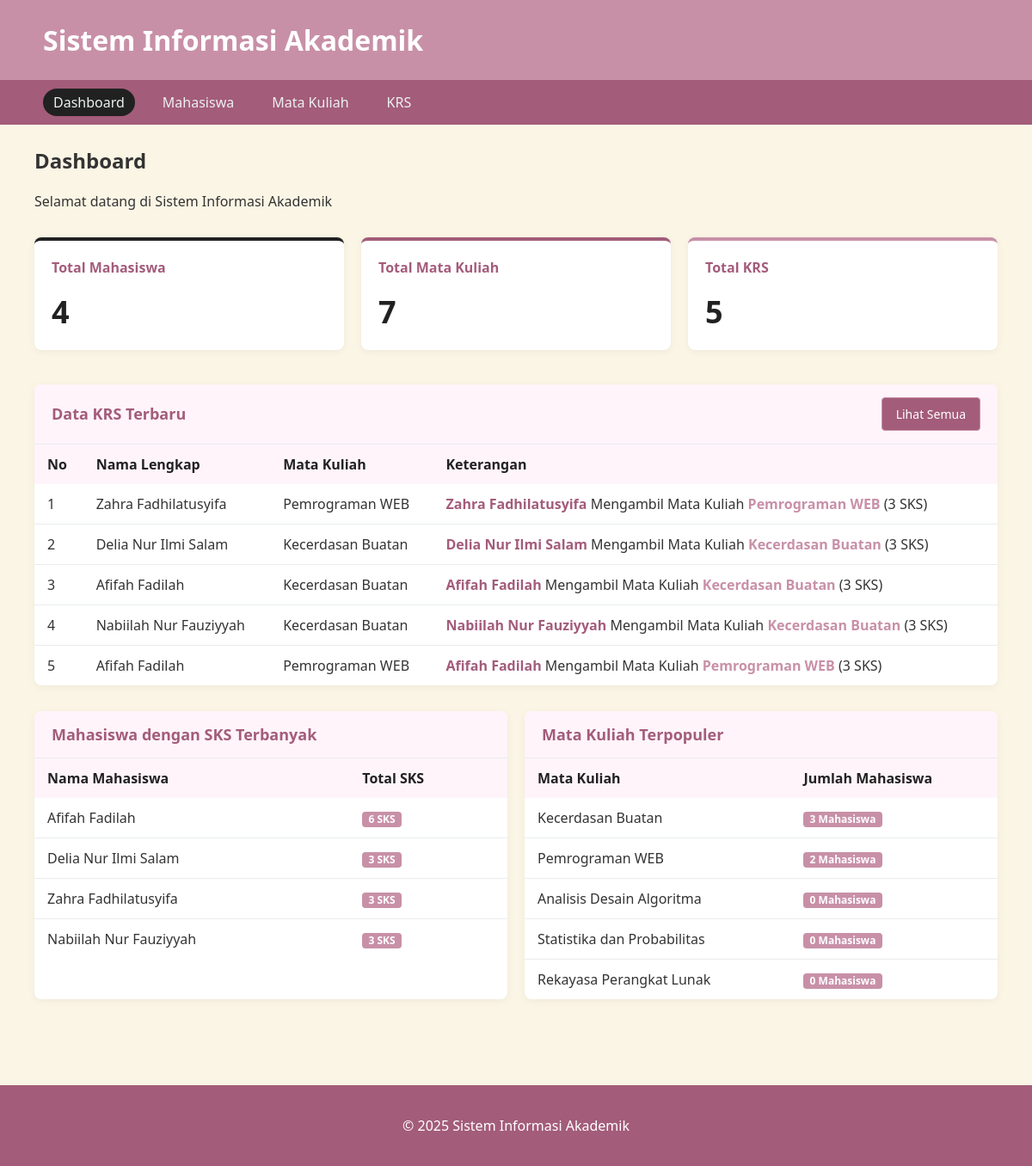
The page / on the database its author committed.
### tables this page shows
CREATE TABLE `krs` (
  `id` int(11) NOT NULL,
  `mahasiswa_npm` char(13) NOT NULL,
  `matakuliah_kodemk` char(6) NOT NULL
);

CREATE TABLE `mahasiswa` (
  `npm` char(13) NOT NULL,
  `nama` varchar(50) NOT NULL,
  `jurusan` enum('Teknik Informatika','Sistem Operasi') NOT NULL,
  `alamat` text DEFAULT NULL
);

CREATE TABLE `matakuliah` (
  `kodemk` char(6) NOT NULL,
  `nama` varchar(50) NOT NULL,
  `jumlah_sks` int(3) NOT NULL
);

### pages/dashboard.php (the view)
<?php
include_once 'config/db.php';
$mahasiswa_count = mysqli_fetch_assoc(mysqli_query($conn, "SELECT COUNT(*) as count FROM mahasiswa"))['count'];
$matakuliah_count = mysqli_fetch_assoc(mysqli_query($conn, "SELECT COUNT(*) as count FROM matakuliah"))['count'];
$krs_count = mysqli_fetch_assoc(mysqli_query($conn, "SELECT COUNT(*) as count FROM krs"))['count'];
$krs_data = mysqli_query($conn, "
    SELECT k.id, m.npm, m.nama AS nama_mahasiswa, mk.kodemk, mk.nama AS nama_matkul, mk.jumlah_sks
    FROM krs k
    JOIN mahasiswa m ON k.mahasiswa_npm = m.npm
    JOIN matakuliah mk ON k.matakuliah_kodemk = mk.kodemk
    ORDER BY k.id DESC
");
$top_students = mysqli_query($conn, "
    SELECT m.npm, m.nama, SUM(mk.jumlah_sks) as total_sks
    FROM mahasiswa m
    LEFT JOIN krs k ON m.npm = k.mahasiswa_npm
    LEFT JOIN matakuliah mk ON k.matakuliah_kodemk = mk.kodemk
    GROUP BY m.npm
    ORDER BY total_sks DESC
    LIMIT 5
");
$popular_courses = mysqli_query($conn, "
    SELECT mk.kodemk, mk.nama, COUNT(k.matakuliah_kodemk) as jumlah_mahasiswa
    FROM matakuliah mk
    LEFT JOIN krs k ON mk.kodemk = k.matakuliah_kodemk
    GROUP BY mk.kodemk
    ORDER BY jumlah_mahasiswa DESC
    LIMIT 5
");
?>
<div class="dashboard">
    <div class="dashboard-header">
        <h2>Dashboard</h2>
        <p>Selamat datang di Sistem Informasi Akademik</p>
    </div>
    <div class="dashboard-stats">
        <div class="stat-card primary">
            <h3>Total Mahasiswa</h3>
            <div class="value"><?php echo $mahasiswa_count; ?></div>
        </div>
        <div class="stat-card success">
            <h3>Total Mata Kuliah</h3>
            <div class="value"><?php echo $matakuliah_count; ?></div>
        </div>
        <div class="stat-card warning">
            <h3>Total KRS</h3>
            <div class="value"><?php echo $krs_count; ?></div>
        </div>
    </div>
    <div class="data-table">
        <div class="data-table-header">
            <h2>Data KRS Terbaru</h2>
            <a href="index.php?page=krs" class="btn btn-primary">Lihat Semua</a>
        </div>
        <table>
            <thead>
                <tr>
                    <th>No</th>
                    <th>Nama Lengkap</th>
                    <th>Mata Kuliah</th>
                    <th>Keterangan</th>
                </tr>
            </thead>
            <tbody>
                <?php
                $no = 1;
                if (mysqli_num_rows($krs_data) > 0) {
                    while ($row = mysqli_fetch_assoc($krs_data)):
                        if ($no <= 5):
                ?>
                <tr>
                    <td><?php echo $no++; ?></td>
                    <td><?php echo $row['nama_mahasiswa']; ?></td>
                    <td><?php echo $row['nama_matkul']; ?></td>
                    <td>
                        <span class="nama-highlight"><?php echo $row['nama_mahasiswa']; ?></span>
                        Mengambil Mata Kuliah
                        <span class="matkul-highlight"><?php echo $row['nama_matkul']; ?></span>
                        (<?php echo $row['jumlah_sks']; ?> SKS)
                    </td>
                </tr>
                <?php
                        endif;
                    endwhile;
                } else {
                    echo "<tr><td colspan='4' class='text-center'>Tidak ada data</td></tr>";
                }
                ?>
            </tbody>
        </table>
    </div>
    <div style="display: flex; gap: 20px;">
        <div class="data-table" style="flex: 1;">
            <div class="data-table-header">
                <h2>Mahasiswa dengan SKS Terbanyak</h2>
            </div>
            <table>
                <thead>
                    <tr>
                        <th>Nama Mahasiswa</th>
                        <th>Total SKS</th>
                    </tr>
                </thead>
                <tbody>
                    <?php
                    if (mysqli_num_rows($top_students) > 0) {
                        while ($row = mysqli_fetch_assoc($top_students)):
                    ?>
                    <tr>
                        <td><?php echo $row['nama']; ?></td>
                        <td>
                            <span class="badge badge-primary"><?php echo $row['total_sks'] ? $row['total_sks'] : '0'; ?> SKS</span>
                        </td>
                    </tr>
                    <?php
                        endwhile;
                    } else {
                        echo "<tr><td colspan='2' class='text-center'>Tidak ada data</td></tr>";
                    }
                    ?>
                </tbody>
            </table>
        </div>
        <div class="data-table" style="flex: 1;">
            <div class="data-table-header">
                <h2>Mata Kuliah Terpopuler</h2>
            </div>
            <table>
                <thead>
                    <tr>
                        <th>Mata Kuliah</th>
                        <th>Jumlah Mahasiswa</th>
                    </tr>
                </thead>
                <tbody>
                    <?php
                    if (mysqli_num_rows($popular_courses) > 0) {
                        while ($row = mysqli_fetch_assoc($popular_courses)):
                    ?>
                    <tr>
                        <td><?php echo $row['nama']; ?></td>
                        <td>
                            <span class="badge badge-success"><?php echo $row['jumlah_mahasiswa']; ?> Mahasiswa</span>
                        </td>
                    </tr>
                    <?php
                        endwhile;
                    } else {
                        echo "<tr><td colspan='2' class='text-center'>Tidak ada data</td></tr>";
                    }
                    ?>
                </tbody>
            </table>
        </div>
    </div>
</div>

### index.php (shortened to what this page needs)
<?php
include 'config/db.php';
$page = isset($_GET['page']) ? $_GET['page'] : 'dashboard';
?>
<!DOCTYPE html>
<html lang="id">
<head>
    <link rel="stylesheet" href="style.css">
</head>
<body>
    <div class="header-nav">
        <div class="header">
            <div class="container">
                <h1>Sistem Informasi Akademik</h1>
            </div>
        </div>
        <div class="navbar">
            <div class="container">
                <ul>
                    <li><a href="index.php?page=dashboard" <?php echo $page == 'dashboard' ? 'class="active"' : ''; ?>>Dashboard</a></li>
                    <li><a href="index.php?page=mahasiswa" <?php echo $page == 'mahasiswa' ? 'class="active"' : ''; ?>>Mahasiswa</a></li>
                    <li><a href="index.php?page=matakuliah" <?php echo $page == 'matakuliah' ? 'class="active"' : ''; ?>>Mata Kuliah</a></li>
                    <li><a href="index.php?page=krs" <?php echo $page == 'krs' ? 'class="active"' : ''; ?>>KRS</a></li>
                </ul>
            </div>
        </div>
    </div>
    <div class="container">
        <?php
        switch ($page) {
            case 'dashboard':
                include 'pages/dashboard.php';
                break;
        }
        ?>
    </div>
    <div class="footer">
        <div class="container">
            <p>&copy; <?php echo date('Y'); ?> Sistem Informasi Akademik</p>
        </div>
    </div>
</body>
</html>

### style.css (style rules this page uses)
:root { --light-color: #FBF5E5; --pink-light: #C890A7; --pink: #A35C7A; --dark-color: #212121; }
body { margin: 0; background-color: var(--light-color); color: #333; }
body, input, select, textarea, button { font-family: 'Segoe UI', sans-serif; }
.container { width: 1200px; max-width: 95%; margin: 0 auto; }
.header-nav { position: fixed; z-index: 1; width: 100%; }
.header { background-color: var(--pink-light); color: white; padding: 25px 0; box-shadow: 0 2px 5px rgba(0, 0, 0, 0.1); }
.header h1 { margin: 0; padding: 0 20px; }
.navbar { background-color: var(--pink); padding: 15px 0; }
.navbar ul { display: flex; list-style: none; margin: 0; padding: 0 20px; }
.navbar li { margin-right: 20px; }
.navbar a { color: #ecf0f1; text-decoration: none; font-weight: 500; padding: 5px 12px; border-radius: 50px; transition: background-color 0.3s; }
.navbar a:hover, .navbar a.active { background-color: var(--dark-color); }
.dashboard { padding: 30px 10px; padding-top: 120px; }
.dashboard-header { margin-top: 50px; }
.dashboard-header p { text-align: left; padding-bottom: 15px; }
.dashboard-stats { display: flex; flex-wrap: wrap; gap: 20px; margin-bottom: 40px; }
.stat-card { background-color: white; border-radius: 8px; padding: 20px; box-shadow: 0 2px 10px rgba(0, 0, 0, 0.05); flex: 1; min-width: 200px; transition: transform 0.3s, box-shadow 0.3s; }
.stat-card h3 { margin-top: 0; color: var(--pink); font-size: 16px; }
.stat-card .value { font-size: 36px; font-weight: bold; color: var(--dark-color); }
.stat-card.primary { border-top: 4px solid var(--dark-color); }
.stat-card.success { border-top: 4px solid var(--pink); }
.stat-card.warning { border-top: 4px solid var(--pink-light); }
.data-table { background-color: white; border-radius: 8px; box-shadow: 0 2px 10px rgba(0, 0, 0, 0.05); overflow: hidden; margin-bottom: 30px; }
.data-table-header { background-color: #fff4fa; padding: 15px 20px; border-bottom: 1px solid #e9ecef; display: flex; justify-content: space-between; align-items: center; }
.data-table h2 { margin: 0; font-size: 18px; color: var(--pink); }
table { width: 100%; border-collapse: collapse; }
table th, table td { padding: 12px 15px; text-align: left; }
table th { background-color: #fff4fa; font-weight: 600; color: var(--dark-color); }
table tr { border-bottom: 1px solid #e9ecef; }
table tr:last-child { border-bottom: none; }
.btn { display: inline-block; font-weight: 500; text-align: center; vertical-align: middle; cursor: pointer; border: 1px solid transparent; padding: 8px 16px; font-size: 14px; line-height: 1.5; border-radius: 4px; transition: all 0.15s ease-in-out; text-decoration: none; }
.btn-primary { color: #fff; background-color: var(--pink); border-color: var(--pink-light); }
.nama-highlight { color: var(--pink); font-weight: bold; }
.matkul-highlight { color: var(--pink-light); font-weight: bold; }
.footer { background-color: var(--pink); color: white; text-align: center; padding: 20px 0; margin-top: 40px; }
.badge { display: inline-block; padding: 0.25em 0.6em; font-size: 75%; font-weight: 700; line-height: 1; text-align: center; white-space: nowrap; vertical-align: baseline; border-radius: 0.25rem; }
.badge-primary { color: #fff; background-color: var(--pink-light); }
.badge-success { color: #fff; background-color: var(--pink-light); }

### rows shown on the page
krs: mahasiswa_npm.nama "Zahra Fadhilatusyifa", matakuliah_kodemk.nama "Pemrograman WEB", matakuliah_kodemk.jumlah_sks "3"
krs: mahasiswa_npm.nama "Delia Nur Ilmi Salam", matakuliah_kodemk.nama "Kecerdasan Buatan", matakuliah_kodemk.jumlah_sks "3"
krs: mahasiswa_npm.nama "Afifah Fadilah", matakuliah_kodemk.nama "Kecerdasan Buatan", matakuliah_kodemk.jumlah_sks "3"
krs: mahasiswa_npm.nama "Nabiilah Nur Fauziyyah", matakuliah_kodemk.nama "Kecerdasan Buatan", matakuliah_kodemk.jumlah_sks "3"
krs: mahasiswa_npm.nama "Afifah Fadilah", matakuliah_kodemk.nama "Pemrograman WEB", matakuliah_kodemk.jumlah_sks "3"
mahasiswa: nama "Afifah Fadilah", total_sks "6"
mahasiswa: nama "Delia Nur Ilmi Salam", total_sks "3"
mahasiswa: nama "Zahra Fadhilatusyifa", total_sks "3"
mahasiswa: nama "Nabiilah Nur Fauziyyah", total_sks "3"
matakuliah: nama "Kecerdasan Buatan", jumlah_mahasiswa "3"
matakuliah: nama "Pemrograman WEB", jumlah_mahasiswa "2"
matakuliah: nama "Analisis Desain Algoritma", jumlah_mahasiswa "0"
matakuliah: nama "Statistika dan Probabilitas", jumlah_mahasiswa "0"
matakuliah: nama "Rekayasa Perangkat Lunak", jumlah_mahasiswa "0"

### other values the page prints
$mahasiswa_count "4"
$matakuliah_count "7"
$krs_count "5"
